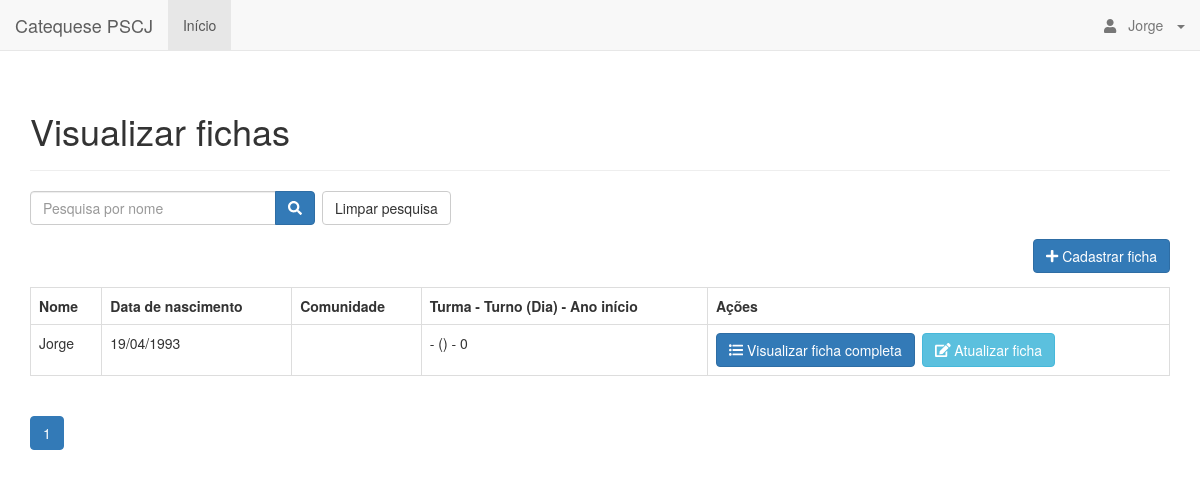
The app's page / (signed in), older data.
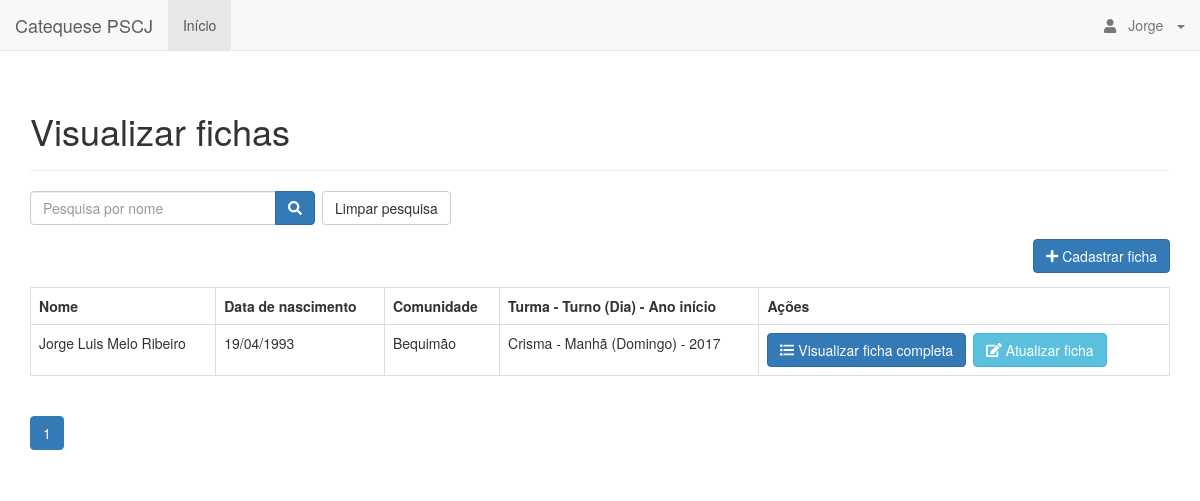
The same page, newer data.
### tables this page shows
CREATE TABLE `ficha` (
  `id` int(11) NOT NULL,
  `nome` varchar(128) NOT NULL,
  `comunidade` varchar(32) NOT NULL,
  `data_nascimento` date NOT NULL,
  `naturalidade` varchar(32) NOT NULL,
  `endereco` varchar(128) NOT NULL,
  `bairro` varchar(32) NOT NULL,
  `cep` varchar(9) NOT NULL,
  `telefone` varchar(32) NOT NULL,
  `email` varchar(64) NOT NULL,
  `estudante` tinyint(1) NOT NULL,
  `colegio` varchar(32) NOT NULL,
  `batismo` tinyint(1) NOT NULL,
  `eucaristia` tinyint(1) NOT NULL,
  `data_batismo` date NOT NULL,
  `paroquia_batismo` varchar(128) NOT NULL,
  `nome_pai` varchar(128) NOT NULL,
  `nome_mae` varchar(128) NOT NULL,
  `telefone_celular_pai` varchar(32) NOT NULL,
  `telefone_celular_mae` varchar(32) NOT NULL,
  `telefone_residencial` varchar(32) NOT NULL,
  `pais_casados_igreja` tinyint(1) NOT NULL,
  `igreja_casamento` varchar(128) NOT NULL,
  `pais_vivem_juntos` tinyint(1) NOT NULL,
  `frequentam_comunidade` tinyint(1) NOT NULL,
  `ativos_paroquia` tinyint(1) NOT NULL,
  `tipo_participacao` varchar(128) NOT NULL,
  `outra_paroquia` varchar(128) NOT NULL,
  `turma_atual` varchar(32) NOT NULL,
  `dia_da_semana` varchar(32) NOT NULL,
  `turno` varchar(32) NOT NULL,
  `ano_inicio_turma` varchar(11) NOT NULL,
  `catequista_1` varchar(128) NOT NULL,
  `catequista_2` varchar(128) NOT NULL,
  `catequista_3` varchar(128) NOT NULL,
  `catequizando_frequente` tinyint(1) NOT NULL,
  `preenchimento_ficha` int(11) NOT NULL,
  `modificacao_ficha` int(11) NOT NULL
);

### index.php (called while the page is built, shortened)
<?php
include_once 'config/core.php';
include_once 'objects/ficha.php';
$database = new Database();
$db = $database->getConnection();
$ficha = new Ficha($db);
include_once "layout_header.php";
$stmt = $ficha->readAll($from_record_num, $records_per_page);
$total_rows=$ficha->countAll();
include_once "visualiza_template.php";
include_once "layout_footer.php";
?>

### objects/ficha.php (called while the page is built, shortened)
<?php
class Ficha {
    private $conn;
    private $table_name = "ficha";
    public function __construct($db) {
        $this->conn = $db;
    }
    function readAll($from_record_num, $records_per_page) {
        $query = "SELECT
                    id, nome, data_nascimento, comunidade, turma_atual, turno, dia_da_semana, ano_inicio_turma
                FROM
                    " . $this->table_name . "
                ORDER BY
                    nome, turma_atual, dia_da_semana, turno ASC
                LIMIT
                    {$from_record_num}, {$records_per_page}";
        $stmt = $this->conn->prepare( $query );
        $stmt->execute();
        return $stmt;
    }
    public function countAll() {
        $query = "SELECT id FROM " . $this->table_name . "";
        $stmt = $this->conn->prepare( $query );
        $stmt->execute();
        $num = $stmt->rowCount();
        return $num;
    }
}
?>

### config/core.php (called while the page is built, shortened)
<?php
$page = isset($_GET['page']) ? $_GET['page'] : 1;
$records_per_page = 5;
$from_record_num = ($records_per_page * $page) - $records_per_page;
?>

### visualiza_template.php (the view)
<?php
echo "<form role='search' action='search.php'>";
    echo "<div class='input-group col-md-3 pull-left margin-right-1em left-margin'>";
        $search_value=isset($search_term) ? "value='{$search_term}'" : "";
        echo "<input type='text' class='form-control' placeholder='Pesquisa por nome' name='s' id='srch-term' required {$search_value} />";
        echo "<div class='input-group-btn'>";
            echo "<button class='btn btn-primary' type='submit'><i class='fas fa-search'></i></button>";
        echo "</div>";
    echo "</div>";
echo "</form>";
echo "<div class='right-button-margin'>";
    echo "<a href='index.php' class='btn btn-default'>Limpar pesquisa</a>";
echo "</div>";
echo "<div class='right-button-margin'>";
    echo "<a href='cadastro_ficha.php' class='btn btn-primary pull-right'>";
        echo "<span class='fas fa-plus'></span> Cadastrar ficha";
    echo "</a>";
echo "</div>";
if ($total_rows>0) {
    echo "<table class='table table-hover table-responsive table-bordered'>";
        echo "<tr>";
            echo "<th>Nome</th>";
            echo "<th>Data de nascimento</th>";
            echo "<th>Comunidade</th>";
            echo "<th>Turma - Turno (Dia) - Ano início</th>";
            echo "<th>Ações</th>";
        echo "</tr>";
        while ($row = $stmt->fetch(PDO::FETCH_ASSOC)) {
            extract($row);
            echo "<tr>";
                echo "<td>{$nome}</td>";
                echo "<td>" . date('d/m/Y', strtotime($data_nascimento)) . "</td>";
                echo "<td>{$comunidade}</td>";
                echo "<td>{$turma_atual} - {$turno} ($dia_da_semana) - {$ano_inicio_turma}</td>";
                echo "<td>";
                    echo "<a href='visualiza_ficha.php?id={$id}' class='btn btn-primary left-margin'>";
                        echo "<span class='fas fa-list-ul'></span> Visualizar ficha completa";
                    echo "</a>";
                    echo "<a href='atualiza_ficha.php?id={$id}' class='btn btn-info left-margin'>";
                        echo "<span class='fas fa-edit'></span> Atualizar ficha";
                    echo "</a>";
                echo "</td>";
            echo "</tr>";
        }
    echo "</table>";
    include_once 'paging.php';
}
else{
    echo "<div class='alert alert-danger'>Sem fichas encontradas.</div>";
}
?>

### paging.php (shortened to what this page needs)
<?php
echo "<ul class='pagination'>";
$total_pages = ceil($total_rows / $records_per_page);
$range = 2;
$initial_num = $page - $range;
$condition_limit_num = ($page + $range)  + 1;
for ($x=$initial_num; $x<$condition_limit_num; $x++) {
    if (($x > 0) && ($x <= $total_pages)) {
        if ($x == $page) {
            echo "<li class='active'><a href=\"#\">$x <span class=\"sr-only\">(current)</span></a></li>";
        }
        else {
            echo "<li><a href='{$page_url}page=$x'>$x</a></li>";
        }
    }
}
echo "</ul>";
?>

Row changes from the older to the newer data that the page shows:
removed ficha: nome "Jorge", data_nascimento "19/04/1993", ano_inicio_turma "0"
added ficha: nome "Jorge Luis Melo Ribeiro", data_nascimento "19/04/1993", comunidade "Bequimão", turma_atual "Crisma", turno "Manhã", dia_da_semana "Domingo", ano_inicio_turma "2017"
